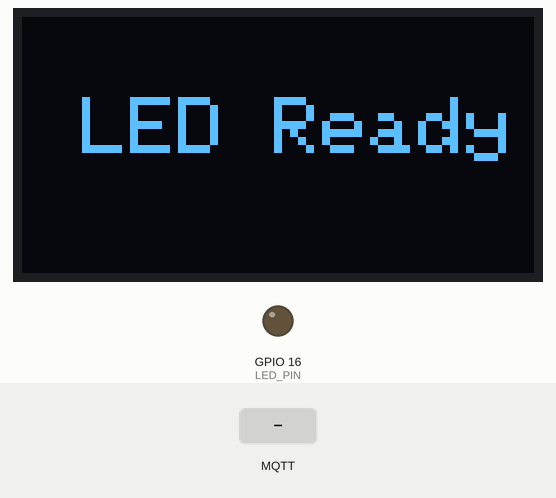
Simulated run of this sketch. Board: ESP8266 (NodeMCU). Parts: 128×64 one-colour display, output pins drawn as LEDs (lit = HIGH). The test bench sets the inputs (shaded band). WiFi joins after 1.5 s; servers stay silent unless stated; no MQTT or app messages arrive unless stated; what the sketch prints to the serial monitor is not drawn.

Above: at 2.7 s.
2.8 s: MQTT message "ON" arrives on the first subscribed topic
At 3.4 s:
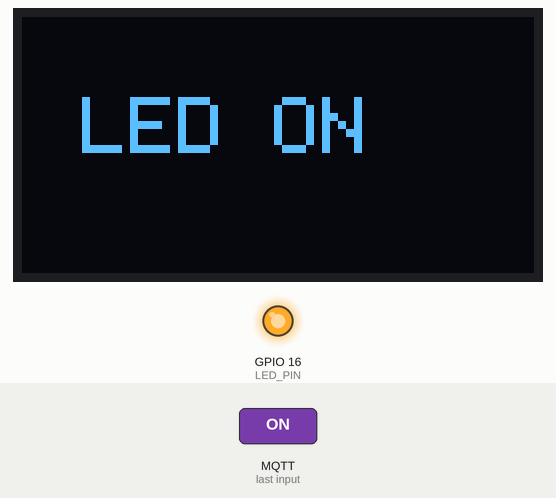
4.3 s: MQTT message "OFF" arrives on the first subscribed topic
At 5.7 s:
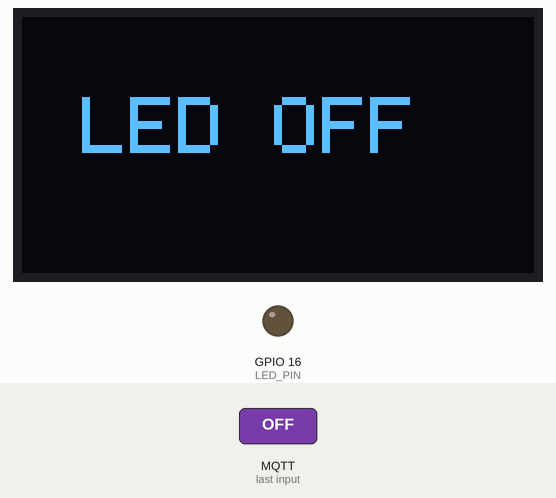
Timing chart, 0 to 7.3 s (numbered marks = the images above; inputs shaded):
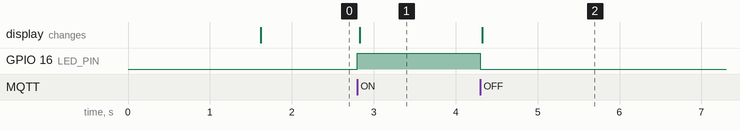

The sketch:

project01.ino
```cpp
#include <Wire.h>
#include <Adafruit_GFX.h>
#include <Adafruit_SSD1306.h>
#include <ESP8266WiFi.h>
#include <PubSubClient.h>
const char* ssid = "Dogin?";
const char* password = "594020xxxx";
#define OLED_RESET -1
Adafruit_SSD1306 OLED(OLED_RESET);
#define mqtt_server "m11.cloudmqtt.com"
#define mqtt_port 15714
#define mqtt_user "hapoinwt"
#define mqtt_password "2LwT2ZsXo8Tq"
#define LED_PIN 16
WiFiClient espClient;
PubSubClient client(espClient);
void setup() {
  OLED.begin(SSD1306_SWITCHCAPVCC, 0x3C);

  pinMode(LED_PIN, OUTPUT);
  Serial.begin(115200);
  delay(10);
 Serial.println();
 Serial.print("Connecting to ");
 Serial.println(ssid);
 WiFi.begin(ssid, password);
 while (WiFi.status() != WL_CONNECTED) {
 delay(500);
 Serial.println(WiFi.status());
 Serial.print(".");
 }
 Serial.println("");
 Serial.println("WiFi connected");
 Serial.println("IP address: ");
 Serial.println(WiFi.localIP());
  client.setServer(mqtt_server, mqtt_port);
  client.setCallback(callback);

  client.setServer(mqtt_server, mqtt_port);
  client.setCallback(callback);
}

void loop() {
  if (!client.connected()) {
  Serial.print("Attempting MQTT connection...");
    if (client.connect("ESP8266Client", mqtt_user, mqtt_password)) {
    Serial.println("connected");
    light("LED Ready");
    client.subscribe("/ESP/LED");
    }
    else {
      Serial.print("failed, rc=");
      Serial.print(client.state());
      Serial.println(" try again in 5 seconds");
      delay(5000);
      return;
    }
 }
 client.loop();
}
void callback(char* topic, byte* payload, unsigned int length) {
  Serial.print("Message arrived [");
  Serial.print(topic);
  Serial.print("] ");
  String msg = "";
  int i=0;
  while (i<length) msg += (char)payload[i++];
  if (msg == "OFF") {
  digitalWrite(LED_PIN, LOW);
  client.publish("/ESP/LED", (digitalRead(LED_PIN) ? "LEDON" : "LEDOFF"));
  Serial.println("Send !");
  light("LED OFF");
  return;
  }
  else if(msg == "ON") {
  digitalWrite(LED_PIN, HIGH);
  client.publish("/ESP/LED", (digitalRead(LED_PIN) ? "LEDON" : "LEDOFF"));
  Serial.println("Send !");
  light("LED ON");
  }
  Serial.println(msg);
}
void light(char ant[10]){
    OLED.clearDisplay();
    OLED.setTextColor(WHITE);
    OLED.setCursor(15,20);
    OLED.setTextSize(2);
    OLED.println(ant);
    OLED.display();
}
```

Measured:
- after the input at 2.8 s, GPIO 16 (LED_PIN): LOW → HIGH at once; the display: changes at once (image 1)
- after the input at 4.3 s, GPIO 16 (LED_PIN): HIGH → LOW at once; the display: changes at once (image 2)
